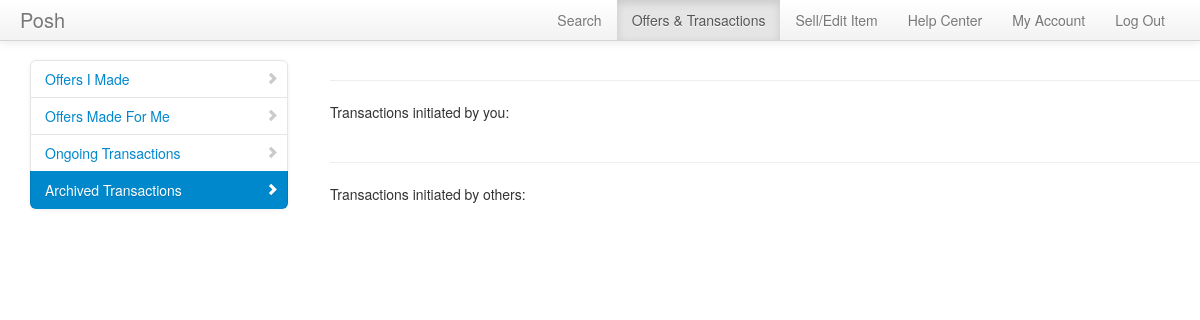
Before: /transactions/archived.php (signed in) with the older database file.
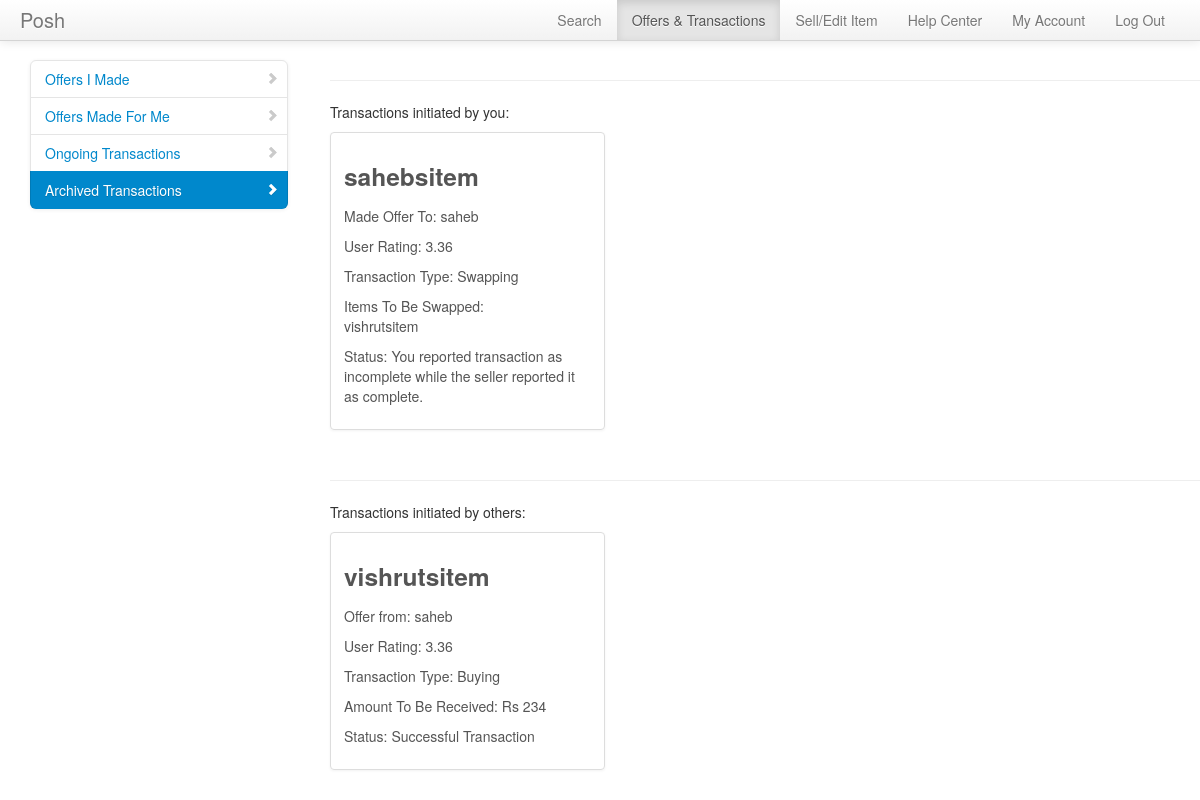
After: the same page with the newer database file.
### tables this page shows
CREATE TABLE IF NOT EXISTS `offerdetails` (
  `offerid` int(10) NOT NULL AUTO_INCREMENT,
  `buyer` varchar(20) NOT NULL,
  `seller` varchar(20) NOT NULL,
  `ssr` varchar(10) NOT NULL,
  `sellingitem` int(10) NOT NULL,
  `offereditem1` int(10) DEFAULT NULL,
  `offereditem2` int(10) DEFAULT NULL,
  `offereditem3` int(10) DEFAULT NULL,
  `offereditem4` int(10) DEFAULT NULL,
  `cash` int(10) DEFAULT NULL,
  `timestamp` timestamp NOT NULL DEFAULT CURRENT_TIMESTAMP,
  `accepted` int(3) DEFAULT '0',
  PRIMARY KEY (`offerid`),
  KEY `seller` (`seller`),
  KEY `offereditem1` (`offereditem1`),
  KEY `offereditem2` (`offereditem2`),
  KEY `offereditem3` (`offereditem3`),
  KEY `offereditem4` (`offereditem4`),
  KEY `sellingitem` (`sellingitem`),
  KEY `buyer` (`buyer`)
);

CREATE TABLE IF NOT EXISTS `inventory` (
  `itemid` int(10) NOT NULL AUTO_INCREMENT,
  `owner` varchar(20) NOT NULL,
  `itemname` varchar(40) NOT NULL,
  `category` varchar(40) NOT NULL,
  `addedon` timestamp NOT NULL DEFAULT CURRENT_TIMESTAMP,
  `pricetag` int(10) NOT NULL,
  `description` varchar(500) NOT NULL,
  `condition` varchar(20) NOT NULL,
  `image` varchar(30) DEFAULT NULL,
  PRIMARY KEY (`itemid`),
  KEY `owner` (`owner`)
);

CREATE TABLE IF NOT EXISTS `users` (
  `username` varchar(20) NOT NULL,
  `studentid` int(10) NOT NULL,
  `email` varchar(40) NOT NULL,
  `firstname` varchar(40) NOT NULL,
  `lastname` varchar(40) NOT NULL,
  `roomno` int(3) NOT NULL,
  `wing` varchar(1) NOT NULL,
  `rating` float NOT NULL,
  `password` varchar(20) NOT NULL,
  `confirmed` int(1) NOT NULL,
  `ratingno` int(11) DEFAULT '1',
  `random` int(11) DEFAULT NULL,
  PRIMARY KEY (`username`)
);

### meekrodb.2.1.class.php (called while the page is built, shortened)
<?php
class DB {
  protected static $mdb = null;
  public static function getMDB() {
    $mdb = DB::$mdb;
    if ($mdb === null) {
      $mdb = DB::$mdb = new MeekroDB();
    }
    return $mdb;
  }
  public static function query() { $args = func_get_args(); return call_user_func_array(array(DB::getMDB(), 'query'), $args); }
}
class MeekroDB {
  public $dbName = '';
  public $user = '';
  public $password = '';
  public $host = 'localhost';
  public $port = null;
  public $encoding = 'latin1';
  public $queryMode = 'queryAllRows';
  public $param_char = '%';
  public $named_param_seperator = '_';
  public $internal_mysql = null;
  public function __construct($host=null, $user=null, $password=null, $dbName=null, $port=null, $encoding=null) {
    if ($host === null) $host = DB::$host;
    if ($user === null) $user = DB::$user;
    if ($password === null) $password = DB::$password;
    if ($dbName === null) $dbName = DB::$dbName;
    if ($port === null) $port = DB::$port;
    if ($encoding === null) $encoding = DB::$encoding;
    $this->host = $host;
    $this->user = $user;
    $this->password = $password;
    $this->dbName = $dbName;
    $this->port = $port;
    $this->encoding = $encoding;
  }
  public function get() {
    $mysql = $this->internal_mysql;
    if ($mysql == null) {
      if (! $this->port) $this->port = ini_get('mysqli.default_port');
      $mysql = new mysqli($this->host, $this->user, $this->password, $this->dbName, $this->port);
      $mysql->set_charset($this->encoding);
      $this->internal_mysql = $mysql;
    }
    return $mysql;
  }
  public function escape($str) {
    $db = $this->get();
    return $db->real_escape_string($str);
  }
  protected function prependCall($function, $args, $prepend) {
    array_unshift($args, $prepend);
    return call_user_func_array($function, $args);
  }
  protected function wrapStr($strOrArray, $wrapChar, $escape = false) {
    if (! is_array($strOrArray)) {
      if ($escape) return $wrapChar . $this->escape($strOrArray) . $wrapChar;
      else return $wrapChar . $strOrArray . $wrapChar;
    } else {
      $R = array();
      foreach ($strOrArray as $element) {
        $R[] = $this->wrapStr($element, $wrapChar, $escape);
      }
      return $R;
    }
  }
  public function parseQueryParamsNew() {
    $args = func_get_args();
    $sql = array_shift($args);
    $args_all = $args;
    $posList = array();
    $pos_adj = 0;
    $param_char_length = strlen($this->param_char);
    $named_seperator_length = strlen($this->named_param_seperator);
    $types = array(
      $this->param_char . 'll',
      $this->param_char . 'ls',
      $this->param_char . 'l',
      $this->param_char . 'li',
      $this->param_char . 'ld',
      $this->param_char . 'lb',
      $this->param_char . 's',
      $this->param_char . 'i',
      $this->param_char . 'd',
      $this->param_char . 'b',
      $this->param_char . 'ss'
    );
    foreach ($types as $type) {
      $lastPos = 0;
      while (($pos = strpos($sql, $type, $lastPos)) !== false) {
        $lastPos = $pos + 1;
        $posList[$pos] = $type;
      }
    }
    ksort($posList);
    foreach ($posList as $pos => $type) {
      $type = substr($type, $param_char_length);
      $length_type = strlen($type) + $param_char_length;
      $new_pos = $pos + $pos_adj;
      $new_pos_back = $new_pos + $length_type;
      if ($arg_number_length = strspn($sql, '0123456789', $new_pos_back)) {
        $arg_number = substr($sql, $new_pos_back, $arg_number_length);
        if (! isset($args_all[$arg_number])) $this->nonSQLError("Non existent argument reference (arg $arg_number): $sql");
        $arg = $args_all[$arg_number];
      } else {
        $arg = array_shift($args);
      }
      if (in_array($type, array('s', 'i', 'd', 'b', 'l'))) {
        $array_type = false;
        $arg = array($arg);
        $type = 'l' . $type;
      } else if ($type == 'ss') {
        $result = "'%" . $this->escape(str_replace(array('%', '_'), array('\%', '\_'), $arg)) . "%'";
      } else {
        $array_type = true;
        if (! is_array($arg)) $this->nonSQLError("Badly formatted SQL query: $sql -- expecting array, but didn't get one!");
      }
      if ($type == 'ls') $result = $this->wrapStr($arg, "'", true);
      else if ($type == 'li') $result = array_map('intval', $arg);
      else if ($type == 'ld') $result = array_map('floatval', $arg);
      else if ($type == 'lb') $result = array_map(array($this, 'formatTableName'), $arg);
      else if ($type == 'll') $result = $arg;
      else if (! $result) $this->nonSQLError("Badly formatted SQL query: $sql");
      if (is_array($result)) {
        if (! $array_type) $result = $result[0];
        else $result = '(' . implode(',', $result) . ')';
      }
      $sql = substr_replace($sql, $result, $new_pos, $length_type + $arg_number_length);
      $pos_adj += strlen($result) - ($length_type + $arg_number_length);
    }
    return $sql;
  }
  public function parseQueryParams() {
    $args = func_get_args();
    if (is_string($args[1]) && preg_match('/^[is]+$/', $args[1]) && substr_count($args[0], '?') > 0)
      return call_user_func_array(array($this, 'parseQueryParamsOld'), $args);
    else
      return call_user_func_array(array($this, 'parseQueryParamsNew'), $args);
  }
  public function query() {
    $args = func_get_args();
    if ($this->queryMode == 'buffered' || $this->queryMode == 'unbuffered') {
      return $this->prependCall(array($this, 'queryHelper'), $args, $this->queryMode);
    } else {
      return call_user_func_array(array($this, 'queryAllRows'), $args);
    }
  }
  public function queryUnbuf() { $args = func_get_args(); return $this->prependCall(array($this, 'queryHelper'), $args, 'unbuffered'); }
  protected function queryHelper() {
    $args = func_get_args();
    $type = array_shift($args);
    $is_buffered = ($type == 'buffered');
    $is_null = ($type == 'null');
    $sql = call_user_func_array(array($this, 'parseQueryParams'), $args);
    $db = $this->get();
    $result = $db->query($sql, $is_buffered ? MYSQLI_STORE_RESULT : MYSQLI_USE_RESULT);
    return $result;
  }
  public function queryAllRows() {
    $args = func_get_args();
    $query = call_user_func_array(array($this, 'queryUnbuf'), $args);
    $result = $this->fetchAllRows($query);
    return $result;
  }
  protected function checkError() {
    return false;
  }
  public function fetchRow($result = null) {
    return $result->fetch_assoc();
  }
  public function fetchAllRows($result = null) {
    $A = array();
    while ($row = $this->fetchRow($result)) {
      $A[] = $row;
    }
    return $A;
  }
}
?>

### transactions/archived.php (the view, shortened to what the changed rows need)
<!DOCTYPE html>
<html lang="en">
  <head>
    <link href="../bootstrap/css/bootstrap.css" rel="stylesheet">
	<link href="../bootstrap/css/docs.css" rel="stylesheet">
    <link href="../bootstrap/css/bootstrap-responsive.css" rel="stylesheet">
	</head>
	<body>
		<div class="container" style="width: auto; padding: 20px 0px 0px 0px;">
			<div class="span9">
			<?php
			$tbl_name = "offerdetails";
			$offers = DB::query("SELECT * FROM $tbl_name where seller=%s or buyer=%s",$_SESSION['username'],$_SESSION['username']);
			echo '<div class="row-fluid">';
			echo '<ul class="thumbnails">';
			foreach($offers as $offer){
				if($offer['accepted']!=0){
					$transaction = DB::query("SELECT * FROM transaction where transactionid=%i",$offer['offerid']);
				$transaction = $transaction[0];
				if(!($transaction['status']!='totalcompleted'&&$transaction['status']!='totalincomplete'&&$transaction['status']!='bisc'&&$transaction['status']!='bcsi')){
				$item = DB::query("SELECT * FROM inventory where itemid=%i",$offer['sellingitem']);
				$item = $item[0];
				if($item['owner']!=$_SESSION['username']){
						echo '<li class="span4">';
						echo '<div class="thumbnail">';
						echo '<div class="caption">';
						echo '<h3>'.$item['itemname'].'</h3>';
						echo '<p>Made Offer To: '.$offer['seller'].'</p>';
						echo '<p>User Rating: ';
						$user = DB::query("SELECT * from users where username=%s", $offer['seller']);
						$user = $user[0];
						echo round($user['rating'], 2);
						echo '</p>';
						if($offer['ssr']=='swap'){
							echo '<p>Transaction Type: Swapping </p>';
							echo '<p>Items To Be Swapped: </br>';
							if($offer['offereditem1']!=''){
								$offereditem = DB::query("SELECT * FROM inventory where itemid=%i",$offer['offereditem1']);
								$offereditem = $offereditem[0];
								echo $offereditem['itemname'].'<br>';
							}
						}
						if($transaction['status']=='bisc')
						echo '<p>Status: You reported transaction as incomplete while the seller reported it as complete.</p>';
						echo '</div>';
						echo '</div>';
						echo '</li>';
					}
				}
				}
			}
				echo '</ul>';
				echo '</div>';
			?>
			<?php
			$tbl_name = "offerdetails";
			$offers = DB::query("SELECT * FROM $tbl_name where seller=%s or buyer=%s",$_SESSION['username'],$_SESSION['username']);
			echo '<div class="row-fluid">';
			echo '<ul class="thumbnails">';
			foreach($offers as $offer){
				if($offer['accepted']!=0){
					$transaction = DB::query("SELECT * FROM transaction where transactionid=%i",$offer['offerid']);
				$transaction = $transaction[0];
				if(!($transaction['status']!='totalcompleted'&&$transaction['status']!='totalincomplete'&&$transaction['status']!='bisc'&&$transaction['status']!='bcsi')){
				$item = DB::query("SELECT * FROM inventory where itemid=%i",$offer['sellingitem']);
				$item = $item[0];
				if($item['owner']==$_SESSION['username']){
						echo '<li class="span4">';
						echo '<div class="thumbnail">';
						echo '<div class="caption">';
						echo '<h3>'.$item['itemname'].'</h3>';
						echo '<p>Offer from: '.$offer['buyer'].'</p>';
						echo '<p>User Rating: ';
						$user = DB::query("SELECT * from users where username=%s", $offer['buyer']);
						$user = $user[0];
						echo round($user['rating'], 2);
						echo '</p>';
						if($offer['ssr']=='sell'){
							echo '<p>Transaction Type: Buying </p>';
							echo '<p>Amount To Be Received: Rs '.$offer['cash'].'</p>';
						}
						if($transaction['status']=='totalcompleted')
						echo '<p>Status: Successful Transaction</p>';
						echo '</div>';
						echo '</div>';
						echo '</li>';
					}
				}}
			}
				echo '</ul>';
				echo '</div>';
			?>
			</div>
		</div>
  </body>
</html>

Changed rows visible on the page:
added offerdetails: sellingitem.itemname "sahebsitem", seller "saheb", seller.rating "3.36", offereditem1.itemname "vishrutsitem"
added offerdetails: sellingitem.itemname "vishrutsitem", buyer "saheb", buyer.rating "3.36", cash "234"
